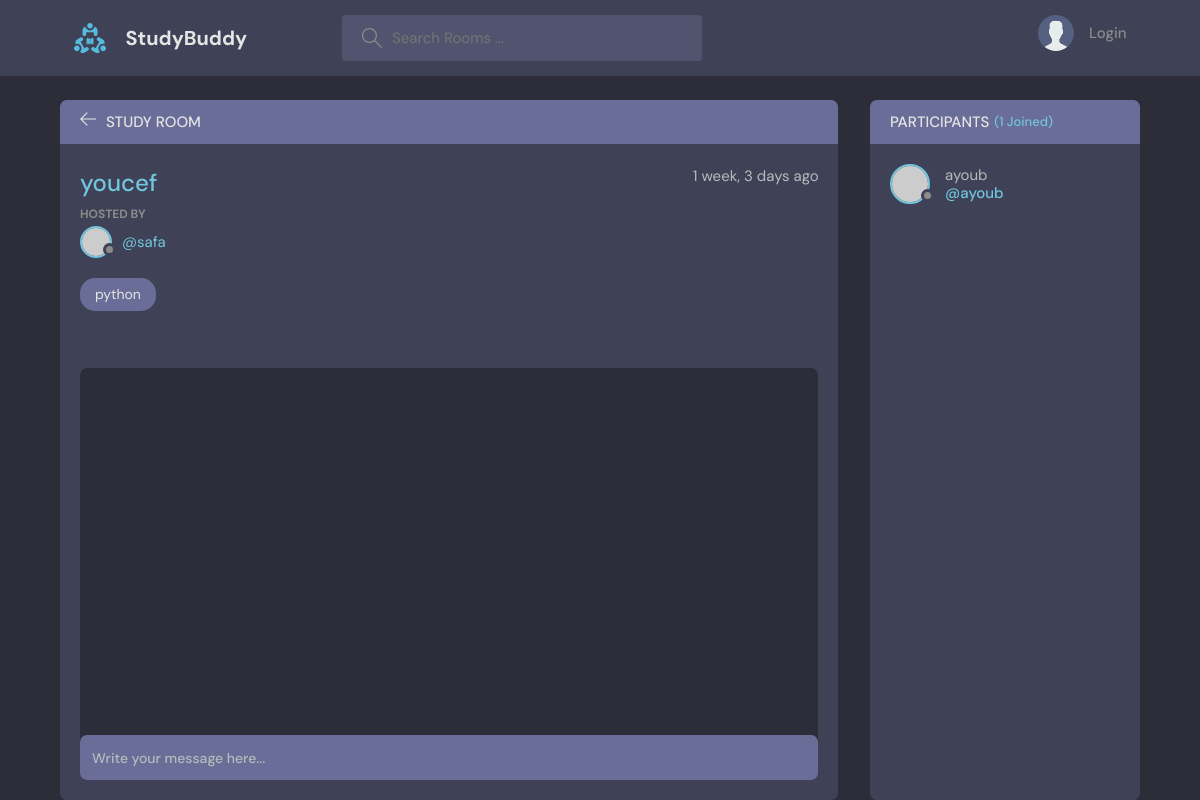
Before: /room/5/ with the older database file.
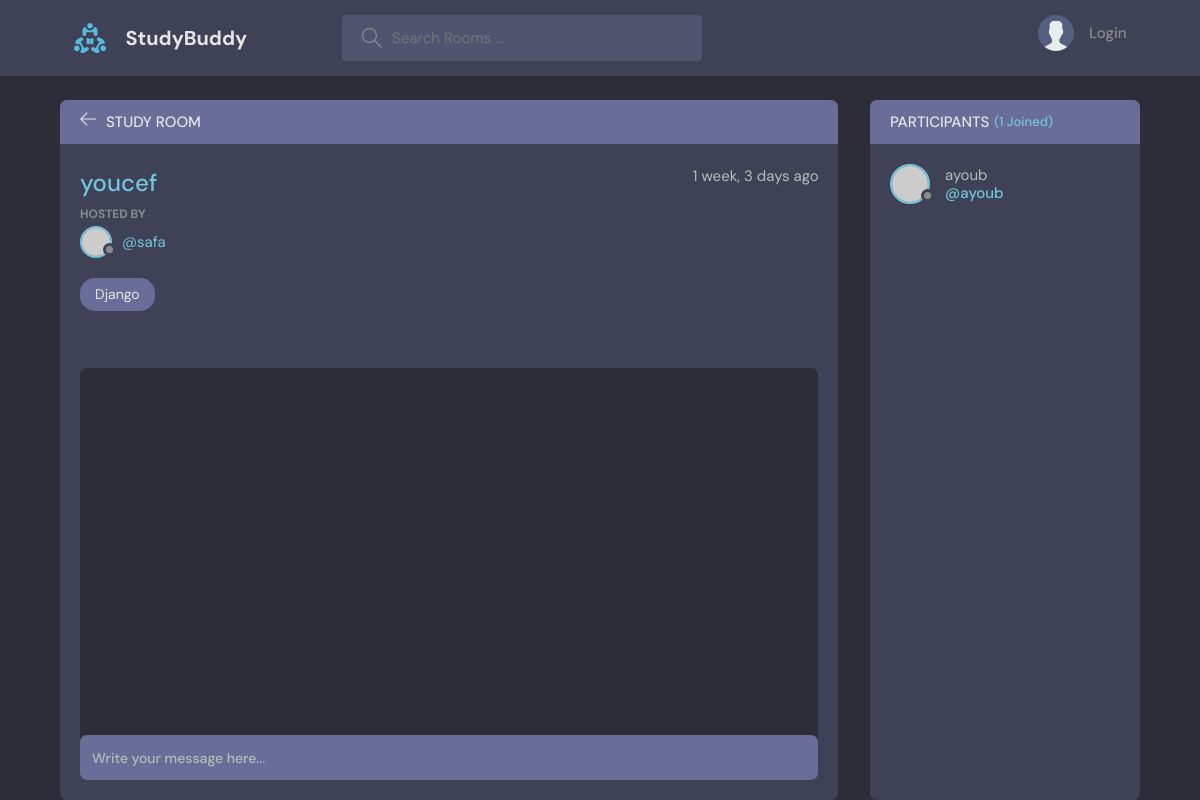
After: the same page with the newer database file.
### base/models.py (models this page shows, shortened)
class Room(models.Model):
    host = models.ForeignKey(User, on_delete=models.SET_NULL,null=True)
    topic = models.ForeignKey(Topic, on_delete=models.SET_NULL,null=True)
    name= models.CharField(max_length=200)
    description = models.TextField(null=True, blank=True)
    participants = models.ManyToManyField(User,related_name='participants',blank=True)
    updated = models.DateTimeField(auto_now=True)
    created = models.DateTimeField(auto_now_add=True)
    class Meta:
        ordering = ['-updated','-created']

class Topic(models.Model):
    name = models.CharField(max_length=200)
    def __str__(self):
        return self.name

### base/views.py (the view, shortened to what this page needs)
# urls.py: path('room/<str:pk>/', views.room, name="room"),
def room(request,pk):
    room = Room.objects.get(id=pk)
    room_messages = room.message_set.all()
    participants= room.participants.all()
    context = {'room':room, 'room_messages':room_messages,'participants':participants}
    return render(request, 'base/room.html',context)

### base/templates/base/room.html (shortened to what this page needs)
{% extends 'main.html' %}
{% block content %}
<main class="profile-page layout layout--2">
  <div class="container">
    <div class="room">
      <div class="room__top">
        <div class="room__topLeft">
          <a href="{% url 'home' %}">
            <svg version="1.1" xmlns="http://www.w3.org/2000/svg" width="32" height="32" viewBox="0 0 32 32">
              <title>arrow-left</title>
              <path
                d="M13.723 2.286l-13.723 13.714 13.719 13.714 1.616-1.611-10.96-10.96h27.625v-2.286h-27.625l10.965-10.965-1.616-1.607z"
              ></path>
            </svg>
          </a>
          <h3>Study Room</h3>
        </div>
      </div>
      <div class="room__box scroll">
        <div class="room__header scroll">
          <div class="room__info">
            <h3>{{room.name}}</h3>
            <span>{{room.created|timesince}} ago</span>
          </div>
          <div class="room__hosted">
            <p>Hosted By</p>
            <a href="{% url 'user-profile' room.host.id %}" class="room__author">
              <div class="avatar avatar--small">
                <img src="https://randomuser.me/api/portraits/men/37.jpg" />
              </div>
              <span>@{{room.host.username}}</span>
            </a>
          </div>
          <span class="room__topics">{{room.topic}}</span>
        </div>
        <div class="room__conversation">
          <div class="threads scroll">
          </div>
        </div>
      </div>
      <div class="room__message">
        <form action="#"><input name="" placeholder="Write your message here..." /></form>
      </div>
    </div>
    <div class="participants">
      <h3 class="participants__top">Participants <span>({{participants.count}} Joined)</span></h3>
      <div class="participants__list scroll">
        {% for user in participants %}
        <a href="{% url 'user-profile' user.id  %}" class="participant">
          <div class="avatar avatar--medium">
            <img src="https://randomuser.me/api/portraits/men/37.jpg" />
          </div>
          <p>
            {{user.username}}
            <span>@{{user.username}}</span>
          </p>
        </a>
        {% endfor %}
      </div>
    </div>
  </div>
</main>
{% endblock%}

Changed rows visible on the page:
changed Room "youcef": topic "python" → "Django"
